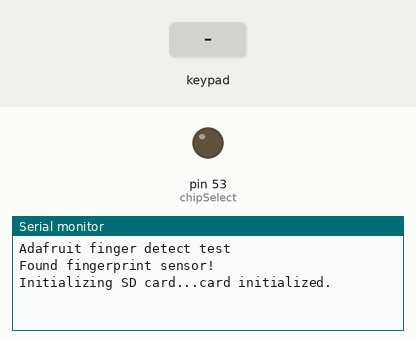
Bench run of a sketch on a simulated Arduino Mega 2560, built with avr-gcc and run on an emulated ATmega2560. Shown: output pins drawn as LEDs (lit = HIGH), the last lines printed to the serial monitor. The test bench sets the inputs (shaded band). The local clock reads 2024-03-15 10:24:30 at power-on unless the sketch sets it; storage starts empty.

Above: at 9.3 s.
9.4 s: key 'A' pressed
At 10.6 s:
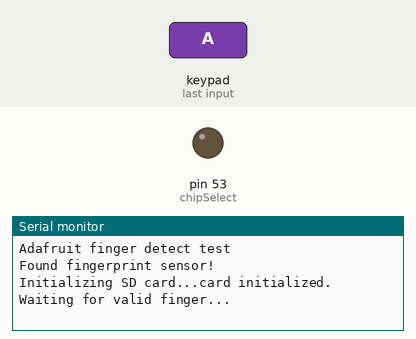
13.4 s: key 'D' pressed
At 18.4 s:
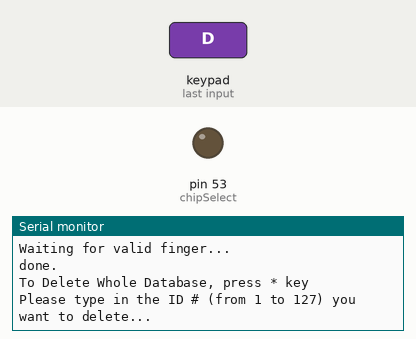

The sketch:

Task6.ino
```cpp
/*
                            *
                            * Project Name:   Biometric Attendance System
                            * Author List:    Adnan Mujawar
                            *
                            * Filename:       Task6: Operations
                            * Functions:
                            * Global Variables:

                            */
#include <Wire.h>
#include <LiquidCrystal.h>

const int rs = 12, en = 13, d4 = 5, d5 = 4, d6 = 3, d7 = 2;
LiquidCrystal lcd(rs, en, d4, d5, d6, d7);

#include <SPI.h>
#include <SD.h>
#include <SoftwareSerial.h>
SoftwareSerial fingerPrint(10,11);  //connections of fingerprint module
#include "Adafruit_Fingerprint.h"
Adafruit_Fingerprint finger = Adafruit_Fingerprint(&fingerPrint);

unsigned int id;


String username;
File myFile;
int Status = 0;
const int chipSelect = 53;

#include "RTClib.h"
RTC_DS1307 rtc;

#include <Keypad.h>
//define the keypad
const byte ROWS = 4;
const byte COLS = 4;
char keypressed;
char keys[ROWS][COLS] = {
  {'1','2','3','A'},
  {'4','5','6','B'},
  {'7','8','9','C'},
  {'S','0','P','D'}
};
byte rowPins[ROWS] = {31,33,35,37};
byte colPins[COLS] = {43,45,47,49};

Keypad keypad = Keypad( makeKeymap(keys), rowPins, colPins, ROWS, COLS );

DateTime now;


void setup() {
  // put your setup code here, to run once:

  pinMode(chipSelect,OUTPUT);
  keypad.setDebounceTime(200);
  delay(1000);


  lcd.clear();
  Serial.begin(9600);
  {lcd.clear();
    lcd.setCursor(0,0);
    lcd.print(" MCOE Project Libra ");
    lcd.setCursor(0,1);
    lcd.print("A Biometric Based");
    lcd.setCursor(0,2);
    lcd.print("Student Attendance");
    lcd.setCursor(0,3);
    lcd.print("System");
    delay(4000);
    lcd.clear();
    lcd.print("An Initiative of:");
    lcd.setCursor(0,1);
    lcd.print("Adnan Mujawar");
    delay(2000);
 }

  while (!Serial);
  delay(100);
  Serial.println("\n\nAdafruit finger detect test");

  finger.begin(57600);


  if (finger.verifyPassword()) {
    Serial.println("Found fingerprint sensor!");
  } else {
    Serial.println("Did not find fingerprint sensor :(");
    while (1) { delay(1); }
  }


  Serial.print("Initializing SD card...");

  if (!SD.begin(chipSelect)) {
    Serial.println("Card failed, or not present");
    while (1);
  }
  Serial.println("card initialized.");
  if (! rtc.begin())
       Serial.println("Couldn't find RTC");
    // rtc.adjust(DateTime(F(__DATE__), F(__TIME__)));
    if (! rtc.isrunning())
    {
    Serial.println("RTC is NOT running!");


}
}

unsigned int readnumber(void) {
  unsigned int num = 0;

  while (num == 0) {
    while (! Serial.available());
    num = Serial.parseInt();
  }
  return num;
}

void loop() {
  // put your main code here, to run repeatedly:
 lcd.clear();
    lcd.setCursor(0,0);
    lcd.print("A - Take Attendance");
    lcd.setCursor(0,1);
    lcd.print("B - Register");
    lcd.setCursor(0,2);
    lcd.print("D - Delete Id");


    delay(1000);
 keypressed = keypad.getKey();
 if (keypressed =='A'){
    unsigned int userId = -1;
    lcd.print("Attendance Process");
     now = rtc.now();
     myFile = SD.open("test.txt", FILE_WRITE);

        // if the file opened okay, write to it:
        if (myFile) {
          myFile.print("Time: ");
          myFile.print(now.hour(), DEC);
          myFile.print(now.minute(), DEC);
          myFile.print(now.second(), DEC);
          myFile.print(" ");
          myFile.print("Date: ");
          myFile.print(now.day(), DEC);
          myFile.print(now.month(), DEC);
          myFile.print(now.year(), DEC);
          myFile.print(" ");
          myFile.close();
        }


    Serial.println("Waiting for valid finger...");
    for(int i=0;i<1;i++)
    {
      Status = 0;
      lcd.clear();
      lcd.print("Place Finger");
      delay(2000);


      if(userId >=1 && Status != 1)
      {

        lcd.clear();
        lcd.setCursor(3,0);
        lcd.print("Present");
        delay(2000);

        // Storing data in SD card

        String ID = String(userId);

        myFile = SD.open("test.txt", FILE_WRITE);

        // if the file opened okay, write to it:
        if (myFile) {

          myFile.print("User ID ");
          myFile.println(ID);
          // close the file:
          myFile.close();
          Serial.println("done.");
          } else {
          // if the file didn't open, print an error:
          Serial.println("error opening test.txt");
          }
      }
     }
 }
  if (keypressed =='B'){
    lcd.setCursor(3,0);
    lcd.print("Registration Process");
    lcd.print("Please type in the ID # (from 1 to 127) you want to delete...");
    uint8_t id = readnumber();
     if (id == 0) {// ID #0 not allowed, try again!
       return;


    getFingerprintEnroll();


  }
  }
 if(keypressed == 'D')
 {
  Serial.println("To Delete Whole Database, press * key");
  Serial.println("Please type in the ID # (from 1 to 127) you want to delete...");
  unsigned int id = readnumber();
  if (id == 0) {// ID #0 not allowed, try again!
     return;
  }

  Serial.print("Deleting ID #");
  Serial.println(id);

  deleteFingerprint(id);


if(keypressed == '*'){
  finger.emptyDatabase();
  Serial.println("Database cleared");
}
}
}
// #################### Fingerprint Enroll Function ############################
uint8_t getFingerprintEnroll() {

  int p = -1;
  Serial.print("Waiting for valid finger to enroll as #");
  Serial.println(id);
  lcd.clear();
  lcd.setCursor(4,0);
  lcd.print("Place the");
  lcd.setCursor(5,1);
  lcd.print("finger ");

  while (p != FINGERPRINT_OK) {
    p = finger.getImage();
    switch (p) {
    case FINGERPRINT_OK:
      Serial.println("Image taken");
      break;
    case FINGERPRINT_NOFINGER:
      Serial.println(".");
      break;
    case FINGERPRINT_PACKETRECIEVEERR:
      Serial.println("Communication error");
      break;
    case FINGERPRINT_IMAGEFAIL:
      Serial.println("Imaging error");
      break;
    default:
      Serial.println("Unknown error");
      break;
    }
  }

  // OK success!

  p = finger.image2Tz(1);
  switch (p) {
    case FINGERPRINT_OK:
      Serial.println("Image converted");
      break;
    case FINGERPRINT_IMAGEMESS:
      Serial.println("Image too messy");
      return p;
    case FINGERPRINT_PACKETRECIEVEERR:
      Serial.println("Communication error");
      return p;
    case FINGERPRINT_FEATUREFAIL:
      Serial.println("Could not find fingerprint features");
      return p;
    case FINGERPRINT_INVALIDIMAGE:
      Serial.println("Could not find fingerprint features");
      return p;
    default:
      Serial.println("Unknown error");
      return p;
  }

  Serial.println("Remove finger");
  lcd.clear();
  lcd.print(" Remove finger ");
  delay(2000);
  p = 0;
  while (p != FINGERPRINT_NOFINGER) {
    p = finger.getImage();
  }
  Serial.print("ID "); Serial.println(id);
  p = -1;
  Serial.println("Place same finger again");
  lcd.clear();
  lcd.setCursor(3,0);
  lcd.print("Place same");
  lcd.setCursor(3,1);
  lcd.print("finger again");

  while (p != FINGERPRINT_OK) {
    p = finger.getImage();
    switch (p) {
    case FINGERPRINT_OK:
      Serial.println("Image taken");
      break;
    case FINGERPRINT_NOFINGER:
      Serial.print(".");
      break;
    case FINGERPRINT_PACKETRECIEVEERR:
      Serial.println("Communication error");
      break;
    case FINGERPRINT_IMAGEFAIL:
      Serial.println("Imaging error");
      break;
    default:
      Serial.println("Unknown error");
      break;
    }
  }

  // OK success!

  p = finger.image2Tz(2);
  switch (p) {
    case FINGERPRINT_OK:
      Serial.println("Image converted");
      break;
    case FINGERPRINT_IMAGEMESS:
      Serial.println("Image too messy");
      return p;
    case FINGERPRINT_PACKETRECIEVEERR:
      Serial.println("Communication error");
      return p;
    case FINGERPRINT_FEATUREFAIL:
      Serial.println("Could not find fingerprint features");
      return p;
    case FINGERPRINT_INVALIDIMAGE:
      Serial.println("Could not find fingerprint features");
      return p;
    default:
      Serial.println("Unknown error");
      return p;
  }

  // OK converted!
  Serial.print("Creating model for #");  Serial.println(id);

  p = finger.createModel();
  if (p == FINGERPRINT_OK) {
    Serial.println("Prints matched!");
  } else if (p == FINGERPRINT_PACKETRECIEVEERR) {
    Serial.println("Communication error");
    return p;
  } else if (p == FINGERPRINT_ENROLLMISMATCH) {
    Serial.println("Fingerprints did not match");
    return p;
  } else {
    Serial.println("Unknown error");
    return p;
  }

  Serial.print("ID "); Serial.println(id);
  p = finger.storeModel(id);
  if (p == FINGERPRINT_OK) {
    Serial.println("Stored!");
    lcd.clear();
    lcd.setCursor(0,0);
    lcd.print("Stored!");
    lcd.setCursor(0,1);
    lcd.print("ID ");lcd.print(id);
    delay(3000);

  } else if (p == FINGERPRINT_PACKETRECIEVEERR) {
    Serial.println("Communication error");
    return p;
  } else if (p == FINGERPRINT_BADLOCATION) {
    Serial.println("Could not store in that location");
    return p;
  } else if (p == FINGERPRINT_FLASHERR) {
    Serial.println("Error writing to flash");
    return p;
  } else {
    Serial.println("Unknown error");
    return p;
  }
  lcd.clear();
}

// ##################  Fingerprint Search   ###########################

int getFingerprintIDez() {

    uint8_t p = finger.getImage();
    if (p != FINGERPRINT_OK){
      lcd.clear();
      lcd.setCursor(3,0);
      lcd.print("No Finger ");
      lcd.setCursor(3,1);
      lcd.print("found");
      delay(2000);
      Status = 1;
      return -1;
    }


    p = finger.image2Tz();
    if (p != FINGERPRINT_OK){
      lcd.clear();
      lcd.setCursor(3,0);
      lcd.print("No Finger ");
      lcd.setCursor(3,1);
      lcd.print("found");
      delay(2000);
      Status = 1;
      return -1;
    }

    p = finger.fingerFastSearch();
    if (p != FINGERPRINT_OK){
      Serial.println("Error Finger");

      lcd.clear();
      lcd.setCursor(3,0);
      lcd.print("No Finger ");
      lcd.setCursor(3,1);
      lcd.print("found");
      delay(2000);
      Status = 1;
      return -1;

    }


  Serial.print("Found ID #"); Serial.print(finger.fingerID);
  Serial.print(" with confidence of "); Serial.println(finger.confidence);
  return finger.fingerID;

  }
//########################Delete ID##############################

 unsigned int deleteFingerprint(unsigned int id) {
  unsigned int p = -1;

  p = finger.deleteModel(id);

  if (p == FINGERPRINT_OK) {
    Serial.println("Deleted!");
  } else if (p == FINGERPRINT_PACKETRECIEVEERR) {
    Serial.println("Communication error");
    return p;
  } else if (p == FINGERPRINT_BADLOCATION) {
    Serial.println("Could not delete in that location");
    return p;
  } else if (p == FINGERPRINT_FLASHERR) {
    Serial.println("Error writing to flash");
    return p;
  } else {
    Serial.print("Unknown error: 0x"); Serial.println(p, HEX);
    return p;
  }
 }
```

Measured:
- after the input at 9.4 s, the serial monitor: prints a new line after 0.75 s (image 1)
- after the input at 13.4 s, the serial monitor: prints a new line after 3.8 s (image 2)
